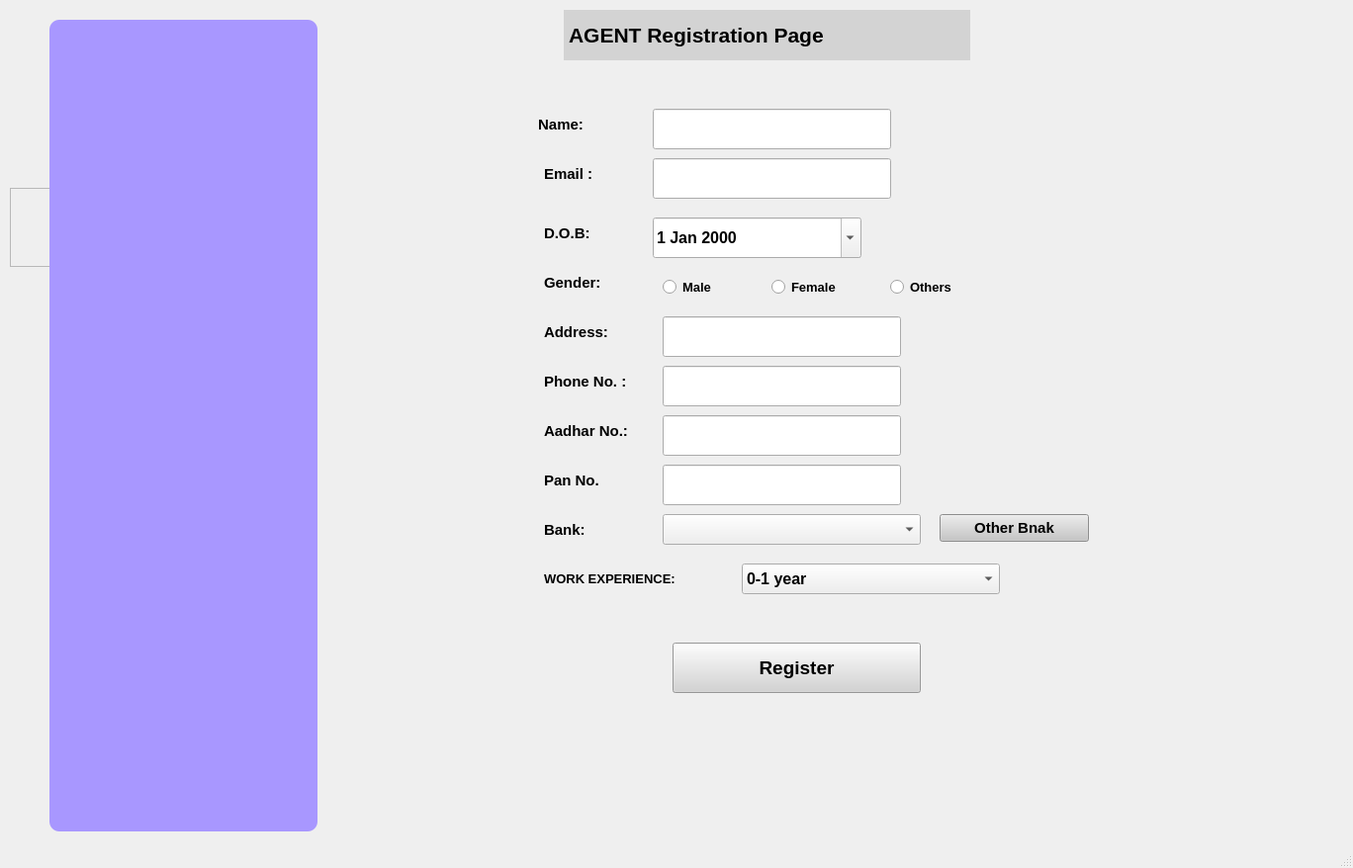
<?xml version="1.0" encoding="UTF-8"?>
<ui version="4.0">
 <class>Registration_page</class>
 <widget class="QMainWindow" name="Registration_page">
  <property name="geometry">
   <rect>
    <x>0</x>
    <y>0</y>
    <width>1368</width>
    <height>878</height>
   </rect>
  </property>
  <property name="minimumSize">
   <size>
    <width>1368</width>
    <height>878</height>
   </size>
  </property>
  <property name="maximumSize">
   <size>
    <width>1368</width>
    <height>878</height>
   </size>
  </property>
  <property name="font">
   <font>
    <pointsize>12</pointsize>
    <weight>75</weight>
    <bold>true</bold>
   </font>
  </property>
  <property name="cursor">
   <cursorShape>PointingHandCursor</cursorShape>
  </property>
  <property name="windowTitle">
   <string>Agent Registration page</string>
  </property>
  <widget class="QWidget" name="centralwidget">
   <widget class="QLabel" name="label">
    <property name="geometry">
     <rect>
      <x>570</x>
      <y>10</y>
      <width>411</width>
      <height>51</height>
     </rect>
    </property>
    <property name="font">
     <font>
      <pointsize>16</pointsize>
      <weight>75</weight>
      <bold>true</bold>
     </font>
    </property>
    <property name="styleSheet">
     <string notr="true">background-color: rgb(211, 211, 211);</string>
    </property>
    <property name="text">
     <string> AGENT Registration Page</string>
    </property>
   </widget>
   <widget class="QLabel" name="label_4">
    <property name="geometry">
     <rect>
      <x>540</x>
      <y>100</y>
      <width>121</width>
      <height>51</height>
     </rect>
    </property>
    <property name="font">
     <font>
      <pointsize>11</pointsize>
      <weight>75</weight>
      <bold>true</bold>
     </font>
    </property>
    <property name="text">
     <string> Name:</string>
    </property>
   </widget>
   <widget class="QLabel" name="label_7">
    <property name="geometry">
     <rect>
      <x>550</x>
      <y>150</y>
      <width>111</width>
      <height>51</height>
     </rect>
    </property>
    <property name="font">
     <font>
      <pointsize>11</pointsize>
      <weight>75</weight>
      <bold>true</bold>
     </font>
    </property>
    <property name="text">
     <string>Email :</string>
    </property>
   </widget>
   <widget class="QLabel" name="label_8">
    <property name="geometry">
     <rect>
      <x>550</x>
      <y>360</y>
      <width>111</width>
      <height>51</height>
     </rect>
    </property>
    <property name="font">
     <font>
      <pointsize>11</pointsize>
      <weight>75</weight>
      <bold>true</bold>
     </font>
    </property>
    <property name="text">
     <string>Phone No. :</string>
    </property>
   </widget>
   <widget class="QLabel" name="label_9">
    <property name="geometry">
     <rect>
      <x>550</x>
      <y>310</y>
      <width>111</width>
      <height>51</height>
     </rect>
    </property>
    <property name="font">
     <font>
      <pointsize>11</pointsize>
      <weight>75</weight>
      <bold>true</bold>
     </font>
    </property>
    <property name="text">
     <string>Address: </string>
    </property>
   </widget>
   <widget class="QLineEdit" name="fnametext">
    <property name="geometry">
     <rect>
      <x>660</x>
      <y>110</y>
      <width>241</width>
      <height>41</height>
     </rect>
    </property>
    <property name="font">
     <font>
      <pointsize>10</pointsize>
      <weight>75</weight>
      <bold>true</bold>
     </font>
    </property>
    <property name="text">
     <string/>
    </property>
   </widget>
   <widget class="QLabel" name="label_10">
    <property name="geometry">
     <rect>
      <x>550</x>
      <y>210</y>
      <width>111</width>
      <height>51</height>
     </rect>
    </property>
    <property name="font">
     <font>
      <pointsize>11</pointsize>
      <weight>75</weight>
      <bold>true</bold>
     </font>
    </property>
    <property name="text">
     <string>D.O.B:</string>
    </property>
   </widget>
   <widget class="QLabel" name="label_11">
    <property name="geometry">
     <rect>
      <x>550</x>
      <y>260</y>
      <width>111</width>
      <height>51</height>
     </rect>
    </property>
    <property name="font">
     <font>
      <pointsize>11</pointsize>
      <weight>75</weight>
      <bold>true</bold>
     </font>
    </property>
    <property name="text">
     <string>Gender:</string>
    </property>
   </widget>
   <widget class="QRadioButton" name="male">
    <property name="geometry">
     <rect>
      <x>670</x>
      <y>270</y>
      <width>101</width>
      <height>41</height>
     </rect>
    </property>
    <property name="font">
     <font>
      <pointsize>10</pointsize>
      <weight>75</weight>
      <bold>true</bold>
     </font>
    </property>
    <property name="text">
     <string>Male</string>
    </property>
   </widget>
   <widget class="QRadioButton" name="female">
    <property name="geometry">
     <rect>
      <x>780</x>
      <y>270</y>
      <width>101</width>
      <height>41</height>
     </rect>
    </property>
    <property name="font">
     <font>
      <pointsize>10</pointsize>
      <weight>75</weight>
      <bold>true</bold>
     </font>
    </property>
    <property name="text">
     <string>Female</string>
    </property>
   </widget>
   <widget class="QLabel" name="label_12">
    <property name="geometry">
     <rect>
      <x>550</x>
      <y>410</y>
      <width>111</width>
      <height>51</height>
     </rect>
    </property>
    <property name="font">
     <font>
      <pointsize>11</pointsize>
      <weight>75</weight>
      <bold>true</bold>
     </font>
    </property>
    <property name="text">
     <string>Aadhar No.: </string>
    </property>
   </widget>
   <widget class="QLabel" name="label_13">
    <property name="geometry">
     <rect>
      <x>550</x>
      <y>460</y>
      <width>101</width>
      <height>51</height>
     </rect>
    </property>
    <property name="font">
     <font>
      <pointsize>11</pointsize>
      <weight>75</weight>
      <bold>true</bold>
     </font>
    </property>
    <property name="text">
     <string>Pan No.</string>
    </property>
   </widget>
   <widget class="QPushButton" name="regbut">
    <property name="geometry">
     <rect>
      <x>680</x>
      <y>650</y>
      <width>251</width>
      <height>51</height>
     </rect>
    </property>
    <property name="font">
     <font>
      <pointsize>14</pointsize>
      <weight>75</weight>
      <bold>true</bold>
     </font>
    </property>
    <property name="styleSheet">
     <string notr="true">background-color: rgb(211, 211, 211);</string>
    </property>
    <property name="text">
     <string>Register</string>
    </property>
   </widget>
   <widget class="QFrame" name="frame">
    <property name="geometry">
     <rect>
      <x>10</x>
      <y>190</y>
      <width>120</width>
      <height>80</height>
     </rect>
    </property>
    <property name="frameShape">
     <enum>QFrame::StyledPanel</enum>
    </property>
    <property name="frameShadow">
     <enum>QFrame::Raised</enum>
    </property>
   </widget>
   <widget class="QFrame" name="frame_2">
    <property name="geometry">
     <rect>
      <x>50</x>
      <y>20</y>
      <width>271</width>
      <height>821</height>
     </rect>
    </property>
    <property name="styleSheet">
     <string notr="true">background-color: rgb(168, 151, 255);
border-radius:10px;</string>
    </property>
    <property name="frameShape">
     <enum>QFrame::StyledPanel</enum>
    </property>
    <property name="frameShadow">
     <enum>QFrame::Raised</enum>
    </property>
   </widget>
   <widget class="QLineEdit" name="addressstext">
    <property name="geometry">
     <rect>
      <x>670</x>
      <y>320</y>
      <width>241</width>
      <height>41</height>
     </rect>
    </property>
    <property name="font">
     <font>
      <pointsize>10</pointsize>
      <weight>75</weight>
      <bold>true</bold>
     </font>
    </property>
    <property name="text">
     <string/>
    </property>
   </widget>
   <widget class="QLineEdit" name="phonetext">
    <property name="geometry">
     <rect>
      <x>670</x>
      <y>370</y>
      <width>241</width>
      <height>41</height>
     </rect>
    </property>
    <property name="font">
     <font>
      <pointsize>10</pointsize>
      <weight>75</weight>
      <bold>true</bold>
     </font>
    </property>
    <property name="text">
     <string/>
    </property>
   </widget>
   <widget class="QLineEdit" name="pantext">
    <property name="geometry">
     <rect>
      <x>670</x>
      <y>470</y>
      <width>241</width>
      <height>41</height>
     </rect>
    </property>
    <property name="font">
     <font>
      <pointsize>10</pointsize>
      <weight>75</weight>
      <bold>true</bold>
     </font>
    </property>
    <property name="text">
     <string/>
    </property>
   </widget>
   <widget class="QLineEdit" name="aadhartext">
    <property name="geometry">
     <rect>
      <x>670</x>
      <y>420</y>
      <width>241</width>
      <height>41</height>
     </rect>
    </property>
    <property name="font">
     <font>
      <pointsize>10</pointsize>
      <weight>75</weight>
      <bold>true</bold>
     </font>
    </property>
    <property name="text">
     <string/>
    </property>
   </widget>
   <widget class="QLineEdit" name="emailtext">
    <property name="geometry">
     <rect>
      <x>660</x>
      <y>160</y>
      <width>241</width>
      <height>41</height>
     </rect>
    </property>
    <property name="font">
     <font>
      <pointsize>10</pointsize>
      <weight>75</weight>
      <bold>true</bold>
     </font>
    </property>
    <property name="text">
     <string/>
    </property>
   </widget>
   <widget class="QRadioButton" name="otherbox">
    <property name="geometry">
     <rect>
      <x>900</x>
      <y>280</y>
      <width>101</width>
      <height>20</height>
     </rect>
    </property>
    <property name="font">
     <font>
      <pointsize>10</pointsize>
     </font>
    </property>
    <property name="text">
     <string>Others</string>
    </property>
   </widget>
   <widget class="QLabel" name="label_2">
    <property name="geometry">
     <rect>
      <x>550</x>
      <y>570</y>
      <width>191</width>
      <height>31</height>
     </rect>
    </property>
    <property name="font">
     <font>
      <pointsize>10</pointsize>
     </font>
    </property>
    <property name="text">
     <string>WORK EXPERIENCE:</string>
    </property>
   </widget>
   <widget class="QComboBox" name="comboBox">
    <property name="geometry">
     <rect>
      <x>750</x>
      <y>570</y>
      <width>261</width>
      <height>31</height>
     </rect>
    </property>
    <item>
     <property name="text">
      <string>0-1 year</string>
     </property>
    </item>
    <item>
     <property name="text">
      <string>1-2 year</string>
     </property>
    </item>
    <item>
     <property name="text">
      <string>2-5 year</string>
     </property>
    </item>
    <item>
     <property name="text">
      <string>5-10 year</string>
     </property>
    </item>
   </widget>
   <widget class="QLabel" name="label_14">
    <property name="geometry">
     <rect>
      <x>550</x>
      <y>510</y>
      <width>101</width>
      <height>51</height>
     </rect>
    </property>
    <property name="font">
     <font>
      <pointsize>11</pointsize>
      <weight>75</weight>
      <bold>true</bold>
     </font>
    </property>
    <property name="text">
     <string>Bank:</string>
    </property>
   </widget>
   <widget class="QComboBox" name="bankcom">
    <property name="geometry">
     <rect>
      <x>670</x>
      <y>520</y>
      <width>261</width>
      <height>31</height>
     </rect>
    </property>
   </widget>
   <widget class="QPushButton" name="otherbut">
    <property name="geometry">
     <rect>
      <x>950</x>
      <y>520</y>
      <width>151</width>
      <height>28</height>
     </rect>
    </property>
    <property name="font">
     <font>
      <pointsize>11</pointsize>
     </font>
    </property>
    <property name="styleSheet">
     <string notr="true">background-color: rgb(198, 198, 198);</string>
    </property>
    <property name="text">
     <string>Other Bnak</string>
    </property>
   </widget>
   <widget class="QDateEdit" name="dateEdit">
    <property name="geometry">
     <rect>
      <x>660</x>
      <y>220</y>
      <width>211</width>
      <height>41</height>
     </rect>
    </property>
    <property name="calendarPopup">
     <bool>true</bool>
    </property>
   </widget>
  </widget>
  <widget class="QMenuBar" name="menubar">
   <property name="geometry">
    <rect>
     <x>0</x>
     <y>0</y>
     <width>1368</width>
     <height>27</height>
    </rect>
   </property>
  </widget>
  <widget class="QStatusBar" name="statusbar"/>
 </widget>
 <resources/>
 <connections/>
</ui>
